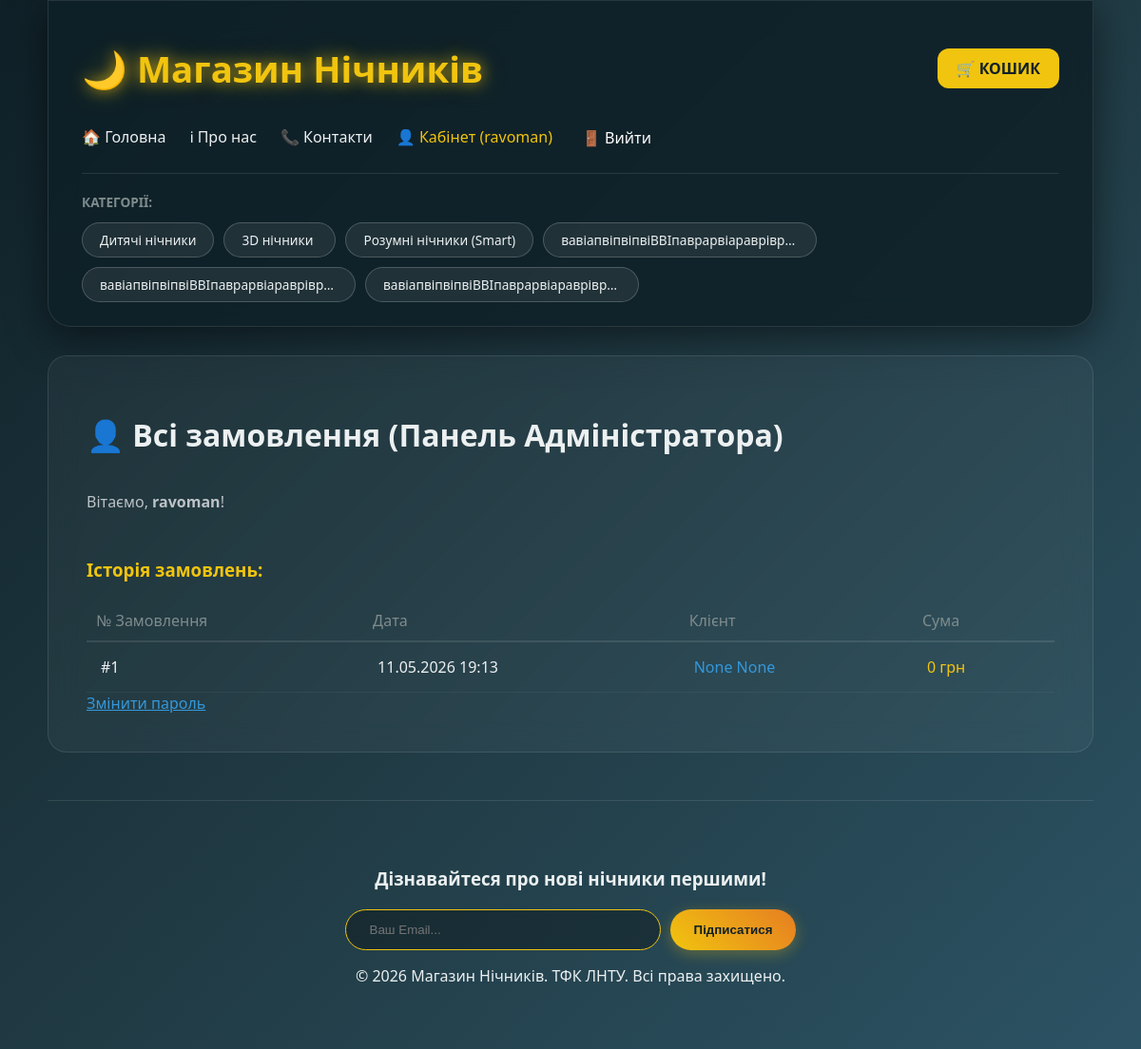
The page /profile/ (signed in) on the database as committed earlier.
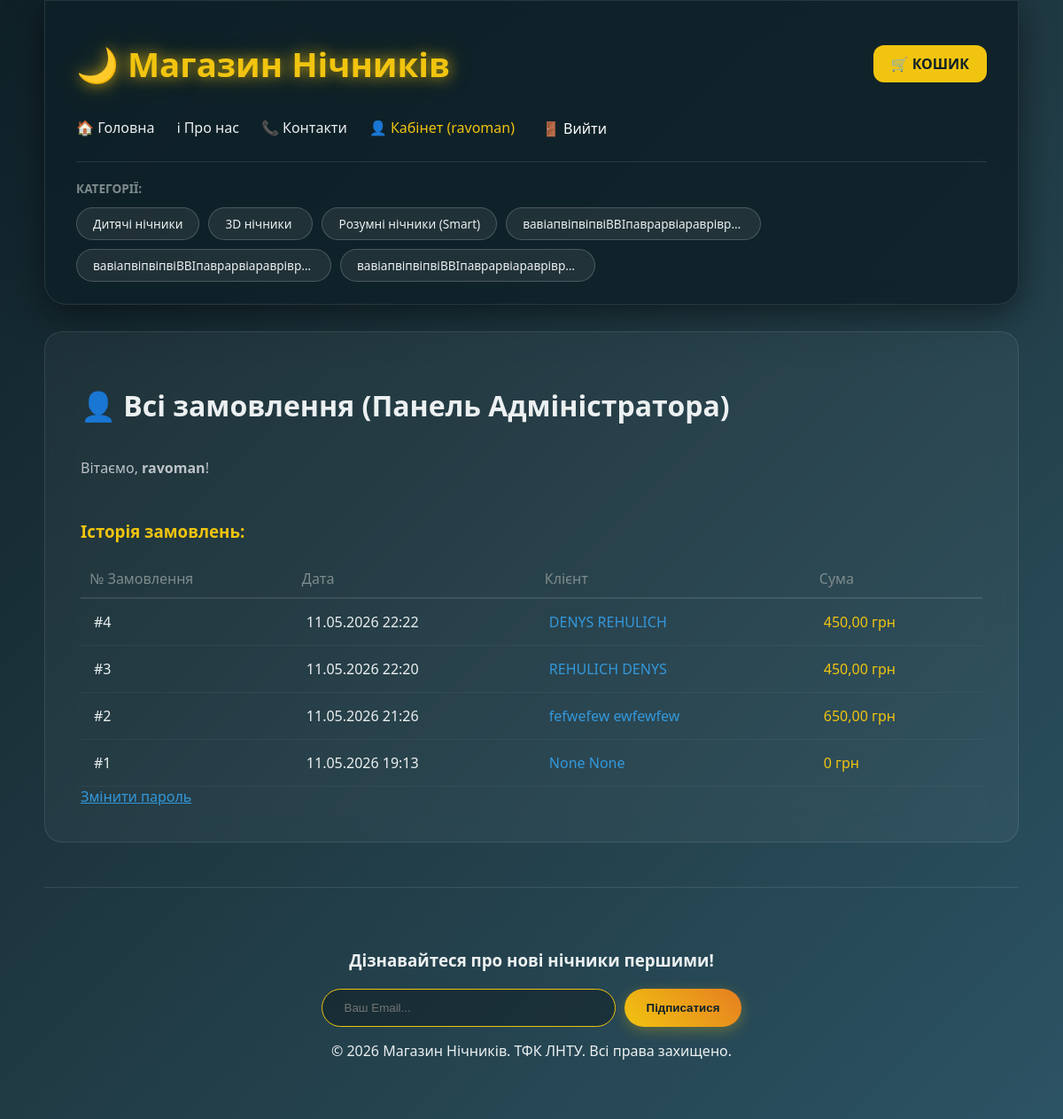
The same page on the database as committed later.
### mainapp/models.py (models this page shows, shortened)
class Category(models.Model):
    name = models.CharField(max_length=100, verbose_name="Назва категорії")
    created_at = models.DateTimeField(auto_now_add=True, verbose_name="Створено о")
    updated_at = models.DateTimeField(auto_now=True, verbose_name="Оновлено о")
    class Meta:
        verbose_name = "Категорія"
        verbose_name_plural = "Категорії"

class Order(models.Model):
    user = models.ForeignKey(User, on_delete=models.CASCADE, null=True, blank=True, verbose_name="Користувач")
    session_key = models.CharField(max_length=255, null=True, blank=True, verbose_name="Ключ сесії (для неавторизованих)")
    created_at = models.DateTimeField(auto_now_add=True, verbose_name="Дата створення")
    is_completed = models.BooleanField(default=False, verbose_name="Оформлено (True = Замовлення, False = Кошик)")
    first_name = models.CharField(max_length=50, blank=True, null=True, verbose_name="Ім'я")
    last_name = models.CharField(max_length=50, blank=True, null=True, verbose_name="Прізвище")
    phone = models.CharField(max_length=20, blank=True, null=True, verbose_name="Телефон")
    address = models.TextField(blank=True, null=True, verbose_name="Адреса")
    class Meta:
        verbose_name = "Замовлення"
        verbose_name_plural = "Замовлення"
    def get_total_price(self):
        return sum(item.get_total() for item in self.items.all())

class OrderItem(models.Model):
    order = models.ForeignKey(Order, related_name='items', on_delete=models.CASCADE)
    product = models.ForeignKey(Product, on_delete=models.CASCADE, verbose_name="Товар")
    quantity = models.PositiveIntegerField(default=1, verbose_name="Кількість")
    def get_total(self):
        return self.product.price * self.quantity

class Product(models.Model):
    name = models.CharField(max_length=200) # Перевір, чи є цей рядок
    category = models.ForeignKey(Category, on_delete=models.CASCADE, related_name='products')
    description = models.TextField()
    price = models.DecimalField(max_digits=10, decimal_places=2)
    image = models.ImageField(upload_to='products/', blank=True, null=True)
    stock = models.PositiveIntegerField(default=10) # Те, що ми додавали
    created_at = models.DateTimeField(auto_now_add=True) # Перевір наявність
    updated_at = models.DateTimeField(auto_now=True)   # Перевір наявність
    description = models.TextField(verbose_name="Опис товару", blank=True, null=True)
    image = models.ImageField(upload_to='products/', blank=True, null=True, verbose_name="Фотографія")
    created_at = models.DateTimeField(auto_now_add=True, verbose_name="Створено о")
    updated_at = models.DateTimeField(auto_now=True, verbose_name="Оновлено о")
    class Meta:
        verbose_name = "Товар"
        verbose_name_plural = "Товари"

### mainapp/views.py (the view)
# urls.py: path('profile/', views.profile, name='profile'),        # Наш особистий кабінет
@login_required  # Доступ тільки для авторизованих
def profile(request):
    categories = Category.objects.all()
    if request.user.is_superuser:
        orders = Order.objects.filter(is_completed=True).order_by('-created_at')
        title = "Всі замовлення (Панель Адміністратора)"
    else:
        orders = Order.objects.filter(user=request.user, is_completed=True).order_by('-created_at')
        title = "Мій особистий кабінет"
    return render(request, 'profile.html', {'orders': orders, 'categories': categories, 'title': title})

### mainapp/context_processors.py (called while the page is built)
def cart_total(request):
    total_quantity = 0
    if request.session.session_key:
        order = Order.objects.filter(session_key=request.session.session_key, is_completed=False).first()
        if order:
            total_quantity = sum(item.quantity for item in order.items.all())
    return {'cart_total_quantity': total_quantity}

def categories_processor(request):
    return {'categories': Category.objects.all()}

### templates/profile.html
{% extends 'base.html' %}
{% block content %}
<div class="product-detail-container">
    <div class="product-detail-card">
        <h1 class="detail-title">👤 {{ title }}</h1>
        <p style="color: #bdc3c7; margin-bottom: 30px;">Вітаємо, <strong>{{ user.username }}</strong>!</p>
        <h3 style="color: #f1c40f; margin-bottom: 20px;">Історія замовлень:</h3>
        {% if orders %}
            <table style="width: 100%; border-collapse: collapse; color: #ecf0f1;">
                <thead>
                    <tr style="border-bottom: 2px solid rgba(255,255,255,0.1); text-align: left; color: #7f8c8d;">
                        <td style="padding: 10px;">№ Замовлення</td>
                        <td style="padding: 10px;">Дата</td>
                        {% if user.is_superuser %}
                            <td style="padding: 10px;">Клієнт</td>
                        {% endif %}
                        <td style="padding: 10px;">Сума</td>
                    </tr>
                </thead>
                <tbody>
                    {% for order in orders %}
                        <tr style="border-bottom: 1px solid rgba(255,255,255,0.05);">
                            <td style="padding: 15px;">#{{ order.id }}</td>
                            <td style="padding: 15px;">{{ order.created_at|date:"d.m.Y H:i" }}</td>
                            {% if user.is_superuser %}
                                <td style="padding: 15px; color: #3498db;">{{ order.first_name }} {{ order.last_name }}</td>
                            {% endif %}
                            <td style="padding: 15px; color: #f1c40f;">{{ order.get_total_price }} грн</td>
                        </tr>
                    {% endfor %}
                </tbody>
            </table>
        {% else %}
            <p style="color: #7f8c8d;">У вас ще немає завершених замовлень.</p>
        {% endif %}
    <a href="{% url 'password_change' %}" style="color: #3498db; text-decoration: underline;">Змінити пароль</a>
    </div>
</div>
{% endblock %}

### templates/base.html (shortened to what this page needs)
{% load static %}
<!DOCTYPE html>
<html lang="uk">
<head>
    <link rel="stylesheet" href="{% static 'css/style.css' %}">
</head>
<body>
    <div class="container">
        <header>
            <div class="header-top">
                <h2><a href="{% url 'home' %}" class="logo-link">🌙 Магазин Нічників</a></h2>
                <div class="header-right">
                  <a href="{% url 'cart' %}" class="cart-link-btn">
    🛒 КОШИК
</a>
                </div>
            </div>
            <nav class="main-nav">
                <a href="{% url 'home' %}">🏠 Головна</a>
                <a href="{% url 'info' %}">ℹ Про нас</a>
                <a href="{% url 'contacts' %}">📞 Контакти</a>
                {% if user.is_authenticated %}
        <a href="{% url 'profile' %}" style="color: #f1c40f;">👤 Кабінет ({{ user.username }})</a>
        <form action="{% url 'logout' %}" method="post" style="display:inline;">
            <button type="submit" style="background:none; border:none; color: white; cursor: pointer; font-family: inherit; font-size: 16px;">🚪 Вийти</button>
        </form>
    {% else %}
        <a href="{% url 'login' %}">🔑 Увійти</a>
        <a href="{% url 'register' %}">📝 Реєстрація</a>
    {% endif %}
            </nav>
            <div class="menu-categories">
                <span>Категорії:</span>
                <div class="categories-list">
                    {% for cat in categories %}
                        <a href="{% url 'category' cat.id %}" class="category-pill">{{ cat.name }}</a>
                    {% endfor %}
                </div>
            </div>
        </header>
        <main>
            {% block content %}{% endblock %}
        </main>
        <footer class="site-footer">
            <div class="newsletter-section">
                <h3>Дізнавайтеся про нові нічники першими!</h3>
                <form action="{% url 'subscribe_newsletter' %}" method="POST" class="newsletter-form">
                    <input type="email" name="email" placeholder="Ваш Email..." required>
                    <button type="submit" class="cart-btn">Підписатися</button>
                </form>
            </div>
            <div class="footer-bottom">
                <p>&copy; 2026 Магазин Нічників. ТФК ЛНТУ. Всі права захищено.</p>
            </div>
        </footer>
    </div>
</body>
</html>

### mainapp/static/css/style.css (style rules this page uses)
body { font-family: 'Segoe UI', Tahoma, Geneva, Verdana, sans-serif; margin: 0; padding: 0; background: linear-gradient(135deg, #0f2027, #203a43, #2c5364); color: #ecf0f1; min-height: 100vh; }
.container { max-width: 1100px; margin: 0 auto; padding: 0 20px; }
a { text-decoration: none; color: inherit; }
header { background: rgba(15, 32, 39, 0.85); backdrop-filter: blur(15px); padding: 25px 35px; border-radius: 0 0 25px 25px; border: 1px solid rgba(255, 255, 255, 0.1); box-shadow: 0 10px 40px rgba(0, 0, 0, 0.5); margin-bottom: 30px; }
.header-top { display: flex; justify-content: space-between; align-items: center; margin-bottom: 15px; }
.logo-link { color: #f1c40f !important; font-size: 1.6em; font-weight: bold; text-decoration: none; text-shadow: 0 0 15px rgba(241, 196, 15, 0.7), 0 0 30px rgba(241, 196, 15, 0.3); transition: 0.3s; }
.cart-link-btn { background: #f1c40f; color: #0f2027 !important; padding: 10px 20px; border-radius: 12px; font-weight: 800; display: flex; gap: 8px; align-items: center; }
.main-nav { display: flex; gap: 25px; margin-bottom: 10px; }
.menu-categories { margin-top: 10px; padding-top: 20px; border-top: 1px solid rgba(255, 255, 255, 0.1); display: flex; flex-wrap: wrap; gap: 10px; }
.menu-categories { margin-top: 25px; padding-top: 20px; border-top: 1px solid rgba(255, 255, 255, 0.1); display: flex; flex-wrap: wrap; gap: 12px; align-items: center; }
.menu-categories span { color: #7f8c8d; font-size: 0.8em; font-weight: bold; text-transform: uppercase; margin-right: 10px; }
.menu-categories a { background: rgba(255, 255, 255, 0.07); color: #ecf0f1; padding: 8px 18px; border-radius: 20px; border: 1px solid rgba(255, 255, 255, 0.2); text-decoration: none; font-size: 0.85em; display: inline-block; min-width: 80px; max-width: 250px; white-space: nowrap; overflow: hidden; text-overflow: ellipsis; transition: all 0.3s ease; }
.categories-list { display: flex; flex-wrap: wrap; gap: 10px; }
.category-pill { background: rgba(255, 255, 255, 0.07); color: #ecf0f1 !important; padding: 6px 15px; border-radius: 20px; border: 1px solid rgba(255, 255, 255, 0.2); font-size: 0.82em; transition: 0.3s; display: inline-block; max-width: 140px; white-space: nowrap; overflow: hidden; text-overflow: ellipsis; vertical-align: middle; }
.menu-categories span { color: #7f8c8d; font-size: 0.85em; font-weight: bold; text-transform: uppercase; flex-shrink: 0; }
.site-footer { margin-top: 50px; border-top: 1px solid rgba(255,255,255,0.1); padding: 50px 0; text-align: center; }
.newsletter-form { display: flex; gap: 10px; justify-content: center; margin-top: 20px; }
.newsletter-form input { padding: 12px 25px; border-radius: 30px; border: 1px solid #f1c40f; background: rgba(0,0,0,0.3); color: white; width: 280px; outline: none; }
.cart-btn { background: linear-gradient(45deg, #f1c40f, #e67e22); color: #0f2027; border: none; padding: 12px 30px; font-weight: bold; border-radius: 30px; cursor: pointer; }
.product-detail-card { background: rgba(255, 255, 255, 0.04); backdrop-filter: blur(15px); border: 1px solid rgba(255, 255, 255, 0.1); border-radius: 20px; padding: 40px; margin-bottom: 40px; display: flex; flex-direction: column; }
.detail-title, .detail-description p { word-wrap: break-word; overflow-wrap: anywhere; white-space: normal; }
.cart-btn { display: inline-flex; align-items: center; background: linear-gradient(45deg, #f1c40f, #e67e22); color: #0f2027 !important; padding: 14px 25px; border-radius: 30px; font-weight: bold; box-shadow: 0 4px 15px rgba(241, 196, 15, 0.3); white-space: nowrap; }

Rows that differ between the two databases and show on the page:
added Order: id "4", created_at "11.05.2026 22:22", first_name "DENYS", last_name "REHULICH", get_total_price "450,00"
added Order: id "3", created_at "11.05.2026 22:20", first_name "REHULICH", last_name "DENYS", get_total_price "450,00"
added Order: id "2", created_at "11.05.2026 21:26", first_name "fefwefew", last_name "ewfewfew", get_total_price "650,00"
